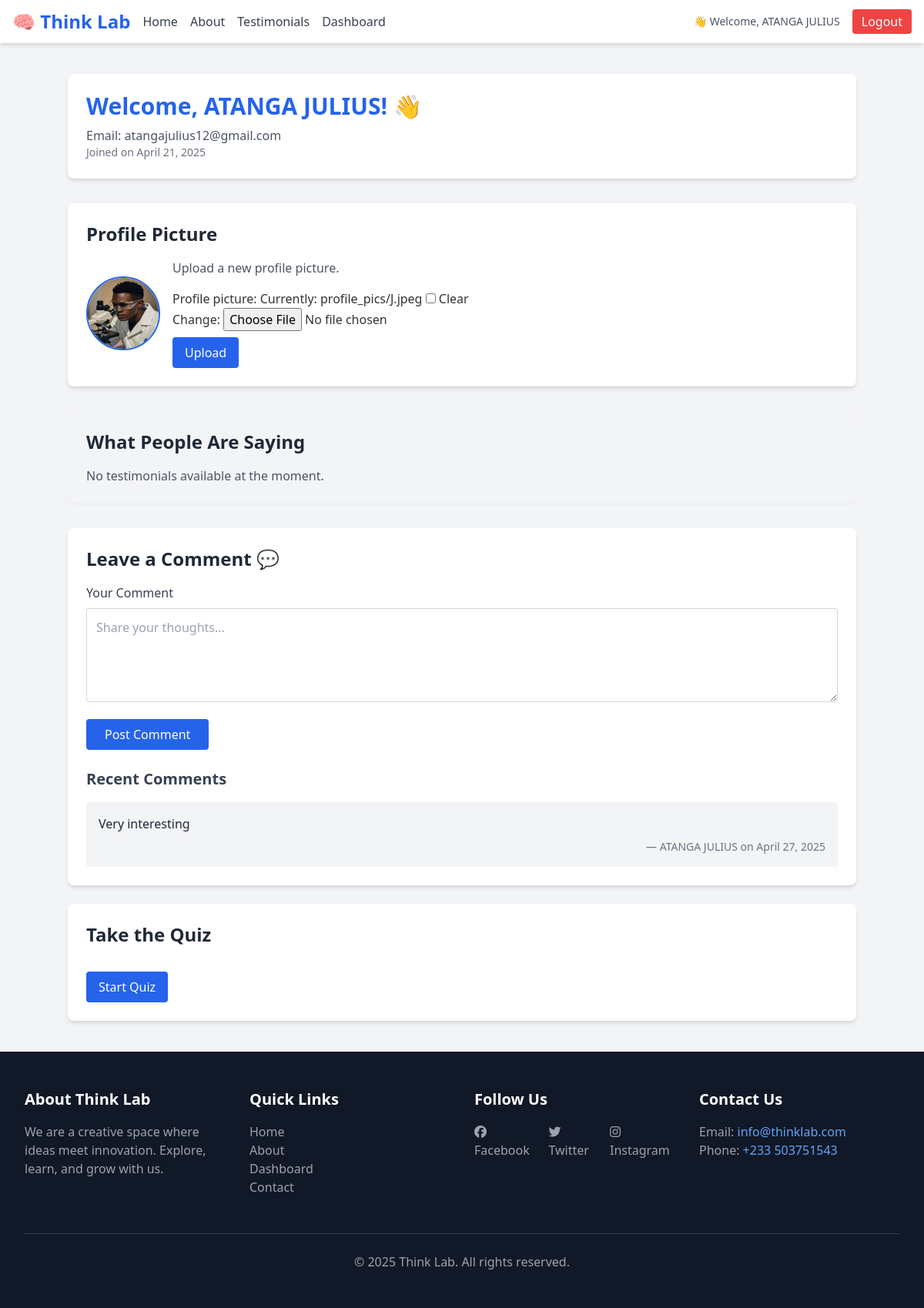
The app's page /dashboard/ (signed in) with its own data.
### myapp/models.py (models this page shows, shortened)
class UserProfile(models.Model):
    user = models.OneToOneField(User, on_delete=models.CASCADE)
    has_paid = models.BooleanField(default=False)
    profile_picture = models.ImageField(upload_to='profile_pics/', blank=True, null=True)

class Comment(models.Model):
    user = models.ForeignKey(User, on_delete=models.CASCADE)
    text = models.TextField()
    created_at = models.DateTimeField(auto_now_add=True)

### myapp/views.py (the view)
# urls.py: path('dashboard/', views.dashboard, name='dashboard'),
@login_required
def dashboard(request):
    profile, created = UserProfile.objects.get_or_create(user=request.user)
    if request.method == 'POST':
        if 'profile_picture' in request.FILES:
            form = ProfilePictureForm(request.POST, request.FILES, instance=profile)
            if form.is_valid():
                form.save()
                messages.success(request, 'Profile picture updated successfully!')
                return redirect('dashboard')
        else:
            comment_text = request.POST.get('comment')
            if comment_text:
                Comment.objects.create(user=request.user, text=comment_text)
                messages.success(request, 'Comment posted successfully! 🎉')
                return redirect('dashboard')
    else:
        form = ProfilePictureForm(instance=profile)
    about = About.objects.first()
    testimonials = Testimonial.objects.all()
    comments = Comment.objects.all().order_by('-created_at')  # Fetch comments
    return render(request, 'dashboard.html', {
        'user': request.user,
        'about': about,
        'testimonials': testimonials,
        'comments': comments,
        'form': form,
        'profile': profile
    })

### myapp/forms.py
class ProfilePictureForm(forms.ModelForm):
    class Meta:
        model = UserProfile
        fields = ['profile_picture']

### template/dashboard.html (shortened to what this page needs)
{% extends 'base.html' %}
{% load static %}
{% block content %}
<div class="max-w-5xl mx-auto">
  <div class="bg-white shadow-md rounded-lg p-6 mb-8">
    <h2 class="text-3xl font-bold text-blue-600 mb-2">Welcome, {{ user.username }}! 👋</h2>
    <p class="text-gray-600">Email: {{ user.email }}</p>
    <p class="text-sm text-gray-500">Joined on {{ user.date_joined|date:"F j, Y" }}</p>
  </div>
  <div class="bg-white shadow-md rounded-lg p-6 mb-8">
    <h3 class="text-2xl font-semibold text-gray-800 mb-4">Profile Picture</h3>
    <div class="flex items-center space-x-4">
      {% if profile.profile_picture %}
        <img src="{{ profile.profile_picture.url }}" alt="Profile Picture" class="w-24 h-24 rounded-full border-2 border-blue-600">
      {% else %}
        <div class="w-24 h-24 bg-gray-200 rounded-full flex items-center justify-center">
          <p class="text-gray-500">No Image</p>
        </div>
      {% endif %}
      <div>
        <p class="text-gray-600">Upload a new profile picture.</p>
        <form method="POST" enctype="multipart/form-data" class="mt-4">
          {{ form.as_p }}
          <button type="submit" class="bg-blue-600 hover:bg-blue-700 text-white px-4 py-2 rounded mt-2">Upload</button>
        </form>
      </div>
    </div>
  </div>
  <div id="testimonials" class="bg-gray-100 p-6 rounded-lg shadow-sm">
    <h3 class="text-2xl font-semibold text-gray-800 mb-4">What People Are Saying</h3>
    {% if testimonials %}
      <ul class="space-y-4">
        {% for testimonial in testimonials %}
          <li class="bg-white p-4 rounded shadow">
            <p class="text-gray-800 italic">“{{ testimonial.text }}”</p>
            <p class="text-sm text-gray-600 mt-2 text-right">- {{ testimonial.name }}</p>
          </li>
        {% endfor %}
      </ul>
    {% else %}
      <p class="text-gray-600">No testimonials available at the moment.</p>
    {% endif %}
  </div>
<div id="comments" class="bg-white shadow-md rounded-lg p-6 mt-8">
  <h3 class="text-2xl font-semibold text-gray-800 mb-4">Leave a Comment 💬</h3>
  <form method="POST" class="space-y-4">
    <div>
      <label for="comment" class="block text-gray-700 mb-2">Your Comment</label>
      <textarea id="comment" name="comment" rows="4" class="w-full p-3 border border-gray-300 rounded focus:outline-none focus:ring-2 focus:ring-blue-400" placeholder="Share your thoughts..."></textarea>
    </div>
    <button type="submit" class="bg-blue-600 hover:bg-blue-700 text-white px-6 py-2 rounded">Post Comment</button>
  </form>
  {% if comments %}
    <div class="mt-6">
      <h4 class="text-xl font-semibold text-gray-700 mb-4">Recent Comments</h4>
      <ul class="space-y-4">
        {% for comment in comments %}
          <li class="bg-gray-100 p-4 rounded">
            <p class="text-gray-800">{{ comment.text }}</p>
            <p class="text-sm text-gray-500 mt-2 text-right">— {{ comment.user.username }} on {{ comment.created_at|date:"F j, Y" }}</p>
          </li>
        {% endfor %}
      </ul>
    </div>
  {% else %}
    <p class="text-gray-500 mt-4">No comments yet. Be the first to comment!</p>
  {% endif %}
</div>
<div class="bg-white shadow-md rounded-lg p-6 mt-6">
  <h3 class="text-2xl font-semibold text-gray-800 mb-4">Take the Quiz</h3>
  <a href="{% url 'quiz_page' %}" class="bg-blue-600 hover:bg-blue-700 text-white px-4 py-2 rounded mt-4 inline-block">Start Quiz</a>
</div>
{% endblock %}

### template/base.html (shortened to what this page needs)
{% load static %}
<!DOCTYPE html>
<html lang="en">
<head>
  <link rel="stylesheet" href="{% static 'assets/css/style.css' %}">
  <script src="https://cdn.tailwindcss.com"></script>
</head>
<body class="bg-gray-100 font-sans">
  <header class="bg-white shadow-md">
    <div class="max-w-7xl mx-auto px-4 py-3 flex justify-between items-center">
      <div class="flex items-center space-x-4">
        <a href="/" class="text-2xl font-bold text-blue-600 hover:text-blue-800">
          🧠 Think Lab
        </a>
        <nav class="hidden md:flex space-x-4 ml-6">
          <a href="/" class="text-gray-700 hover:text-blue-600">Home</a>
          <a href="#about" class="text-gray-700 hover:text-blue-600">About</a>
          <a href="#testimonials" class="text-gray-700 hover:text-blue-600">Testimonials</a>
          {% if user.is_authenticated %}
            <a href="{% url 'dashboard' %}" class="text-gray-700 hover:text-blue-600">Dashboard</a>
          {% endif %}
        </nav>
      </div>
      <div class="flex items-center space-x-4">
        {% if user.is_authenticated %}
          <span class="text-sm text-gray-600">👋 Welcome, {{ user.username }}</span>
          <a href="{% url 'logout' %}" class="bg-red-500 text-white px-3 py-1 rounded hover:bg-red-600">Logout</a>
        {% else %}
          <a href="{% url 'login' %}" class="text-blue-600 hover:underline">Login</a>
          <a href="{% url 'signup' %}" class="text-blue-600 hover:underline">Sign Up</a>
        {% endif %}
      </div>
    </div>
  </header>
  <main class="max-w-7xl mx-auto py-10 px-4">
    {% block content %}{% endblock %}
  </main>
<footer class="bg-gray-900 text-white py-12">
    <div class="max-w-7xl mx-auto px-6 lg:px-8">
      <div class="grid grid-cols-1 sm:grid-cols-2 lg:grid-cols-4 gap-8">
        <div>
          <h3 class="text-xl font-semibold mb-4">About Think Lab</h3>
          <p class="text-gray-400">We are a creative space where ideas meet innovation. Explore, learn, and grow with us.</p>
        </div>
        <div>
          <h3 class="text-xl font-semibold mb-4">Quick Links</h3>
          <ul>
            <li><a href="/" class="text-gray-400 hover:text-blue-400">Home</a></li>
            <li><a href="#about" class="text-gray-400 hover:text-blue-400">About</a></li>
            <li><a href="/dashboard/" class="text-gray-400 hover:text-blue-400">Dashboard</a></li>
            <li><a href="#contact" class="text-gray-400 hover:text-blue-400">Contact</a></li>
          </ul>
        </div>
        <div>
          <h3 class="text-xl font-semibold mb-4">Follow Us</h3>
          <div class="flex space-x-4">
            <a href="https://facebook.com" class="text-gray-400 hover:text-blue-600" target="_blank">
              <i class="fab fa-facebook"></i> Facebook
            </a>
            <a href="https://twitter.com" class="text-gray-400 hover:text-blue-400" target="_blank">
              <i class="fab fa-twitter"></i> Twitter
            </a>
            <a href="https://instagram.com" class="text-gray-400 hover:text-pink-500" target="_blank">
              <i class="fab fa-instagram"></i> Instagram
            </a>
          </div>
        </div>
        <div>
          <h3 class="text-xl font-semibold mb-4">Contact Us</h3>
          <p class="text-gray-400">Email: <a href="mailto:info@thinklab.com" class="text-blue-400 hover:text-blue-500">info@thinklab.com</a></p>
          <p class="text-gray-400">Phone: <a href="tel:+1234567890" class="text-blue-400 hover:text-blue-500">+233 503751543</a></p>
        </div>
      </div>
      <div class="mt-12 border-t border-gray-700 pt-6">
        <p class="text-center text-gray-400">© 2025 Think Lab. All rights reserved.</p>
      </div>
    </div>
  </footer>
</body>
</html>

### static/assets/css/style.css (style rules this page uses)
a { text-decoration: none; }
a { text-decoration: none; color: #3b82f6; }
body { font-family: Arial, sans-serif; background-color: #f4f4f9; color: #333; margin: 0; padding: 0; }
* { margin: 0; padding: 0; box-sizing: border-box; }
body { font-family: Arial, sans-serif; background-color: #f4f4f4; color: #333; }

### records on screen
UserProfile: profile_picture (picture)
Comment: text "Very interesting", user.username "ATANGA JULIUS", created_at "April 27, 2025"

### other values on screen
{{ user.username }} "ATANGA JULIUS"
{{ user.email }} "atangajulius12@gmail.com"
{{ user.date_joined|date:"F j, Y" }} "April 21, 2025"
